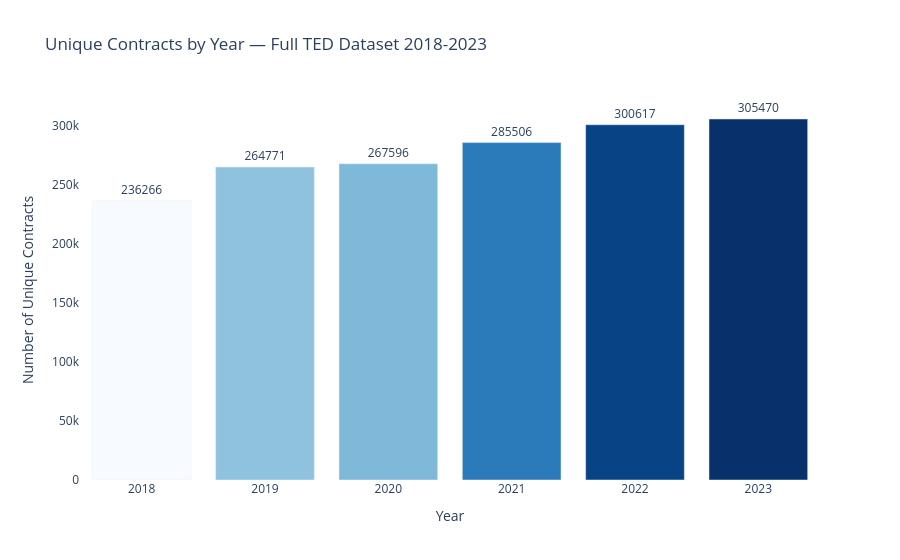

Notebook code cell kept with this figure:
### Code cell
# Deduplicated contract counts by year — the real picture
year_counts = df_full.groupby('YEAR').agg(
    unique_contracts=('ID_NOTICE_CAN', 'nunique'),
    total_rows=('ID_NOTICE_CAN', 'count')
).reset_index()

year_counts['avg_rows_per_contract'] = (
    year_counts['total_rows'] / year_counts['unique_contracts']
).round(2)

print("Full dataset — contracts by year:")
print(year_counts.to_string(index=False))

fig = px.bar(
    year_counts,
    x='YEAR',
    y='unique_contracts',
    title='Unique Contracts by Year — Full TED Dataset 2018-2023',
    labels={'unique_contracts': 'Number of Unique Contracts', 'YEAR': 'Year'},
    color='unique_contracts',
    color_continuous_scale='Blues',
    text='unique_contracts'
)

fig.update_layout(
    plot_bgcolor='white',
    coloraxis_showscale=False,
    xaxis=dict(tickmode='linear')
)
fig.update_traces(textposition='outside')
fig.show()

### Figure 1 — Plotly figure (JSON) as saved in the notebook; plotly's stock layout.template omitted (floating-point values rounded to 4 significant figures)
{"data": [{"hovertemplate": "Year=%{x}<br>Number of Unique Contracts=%{marker.color}<extra></extra>", "legendgroup": "", "marker": {"color": [236266, 264771, 267596, 285506, 300617, 305470], "coloraxis": "coloraxis", "pattern": {"shape": ""}}, "name": "", "orientation": "v", "showlegend": false, "text": [236300.0, 264800.0, 267600.0, 285500.0, 300600.0, 305500.0], "textposition": "outside", "type": "bar", "x": [2018, 2019, 2020, 2021, 2022, 2023], "xaxis": "x", "y": [236266, 264771, 267596, 285506, 300617, 305470], "yaxis": "y"}], "layout": {"barmode": "relative", "coloraxis": {"colorbar": {"title": {"text": "Number of Unique Contracts"}}, "colorscale": [[0, "rgb(247,251,255)"], [0.125, "rgb(222,235,247)"], [0.25, "rgb(198,219,239)"], [0.375, "rgb(158,202,225)"], [0.5, "rgb(107,174,214)"], [0.625, "rgb(66,146,198)"], [0.75, "rgb(33,113,181)"], [0.875, "rgb(8,81,156)"], [1, "rgb(8,48,107)"]], "showscale": false}, "legend": {"tracegroupgap": 0}, "plot_bgcolor": "white", "title": {"text": "Unique Contracts by Year — Full TED Dataset 2018-2023"}, "xaxis": {"anchor": "y", "domain": [0, 1], "tickmode": "linear", "title": {"text": "Year"}}, "yaxis": {"anchor": "x", "domain": [0, 1], "title": {"text": "Number of Unique Contracts"}}}}
